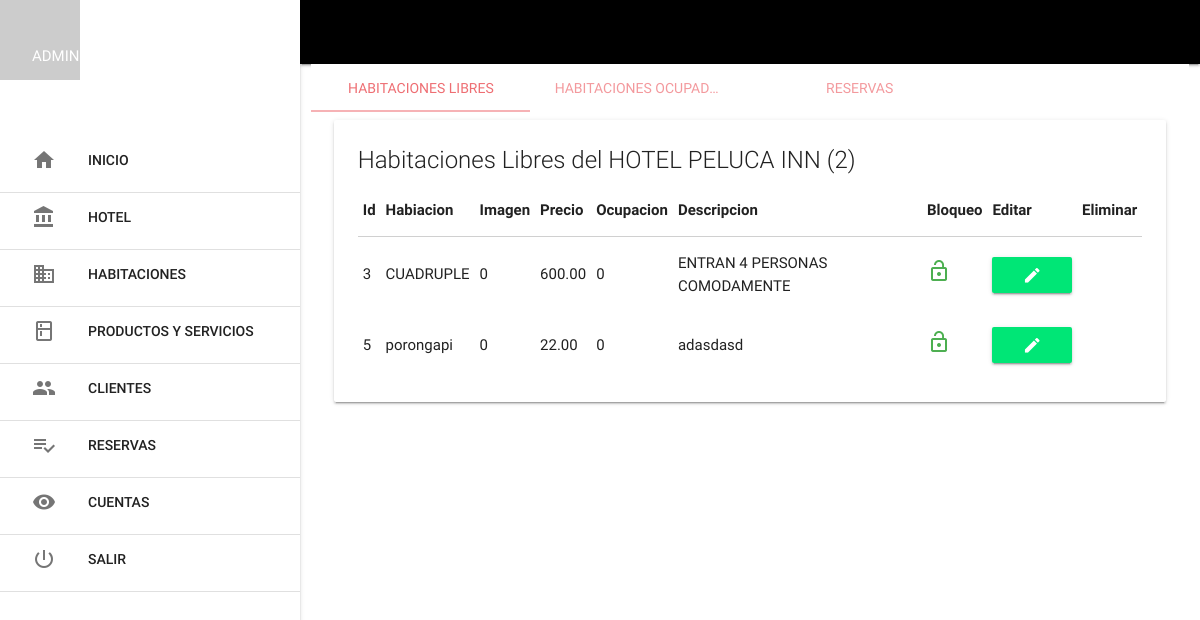
/inicio (signed in), run on the app's committed database.
### tables this page shows
CREATE TABLE IF NOT EXISTS `mlt_habitacion` (
  `hab_id` int(11) NOT NULL AUTO_INCREMENT,
  `hot_id` int(11) DEFAULT NULL,
  `hab_nombre` varchar(50) DEFAULT NULL,
  `hab_imagen` varchar(255) DEFAULT NULL,
  `hab_precio` decimal(8,2) DEFAULT NULL,
  `hab_ocupacion` tinyint(1) DEFAULT NULL,
  `hab_descripcion` text,
  `hab_estado` tinyint(1) DEFAULT NULL,
  PRIMARY KEY (`hab_id`),
  KEY `hot_id` (`hot_id`),
  CONSTRAINT `mlt_habitacion_ibfk_1` FOREIGN KEY (`hot_id`) REFERENCES `mlt_hotel` (`hot_id`)
);

### inicio/index.php (the view, shortened to what this page needs)
<?php include '../extend/header.php'; ?>
<div class="row">
	<div class="col s12">
	<?php
    if($_SESSION['nivel'] == '0')
    {
        $sel = $con->query("SELECT mlt_habitacion.hab_id, mlt_habitacion.hot_id, (select mlt_hotel.hot_nombre from mlt_hotel where hot_id = mlt_habitacion.hot_id) as NombreHotel, mlt_habitacion.hab_nombre, mlt_habitacion.hab_imagen, mlt_habitacion.hab_precio, mlt_habitacion.hab_ocupacion, mlt_habitacion.hab_descripcion, mlt_habitacion.hab_estado FROM mlt_habitacion where mlt_habitacion.hab_ocupacion = 1;");
    }
    else
    {   $hot_id = $_SESSION['hot_id'];
        $sel = $con->query("SELECT mlt_habitacion.hab_id, mlt_habitacion.hot_id, (select mlt_hotel.hot_nombre from mlt_hotel where hot_id = mlt_habitacion.hot_id) as NombreHotel, mlt_habitacion.hab_nombre, mlt_habitacion.hab_imagen, mlt_habitacion.hab_precio, mlt_habitacion.hab_ocupacion, mlt_habitacion.hab_descripcion, mlt_habitacion.hab_estado FROM mlt_habitacion WHERE mlt_habitacion.hot_id = $hot_id and mlt_habitacion.hab_ocupacion = 0;");
    }
            $row = mysqli_num_rows($sel);
    ?>
			<ul id="tabs-swipe-demo" class="tabs">
			    <li class="tab col s3"><a class="active" href="#test-swipe-1">Habitaciones Libres</a></li>
			    <li class="tab col s3"><a href="#test-swipe-2">Habitaciones Ocupadas</a></li>
			    <li class="tab col s3"><a href="#test-swipe-3">Reservas</a></li>
			  </ul>
			  <div id="test-swipe-1" class="col s12 white">
			  		<div class="row">
		            <div class="col s12">
		                    <div class="card">
		                            <div class="card-content">
		                            <?php
		                                if($_SESSION['nivel'] == 0)
		                                {
		                                    echo ('<span class="card-title">Habitaciones Libres ('. $row .') </span>');
		                                }else
		                                {
		                                    $hot_nombre = $_SESSION['hot_nombre'];
		                                    echo ('<span class="card-title">Habitaciones Libres del ' . $hot_nombre . ' ('. $row .') </span>');
		                                }
		                                ?>
		                                    <TABLE>
		                                            <THEAD>
		                                                    <th>Id</th>
		                                                    <th>Habiacion</th>
		                                                    <th>Imagen</th>
		                                                    <th>Precio</th>
		                                                    <th>Ocupacion</th>
		                                                    <th>Descripcion</th>
		                                                    <th>Bloqueo</th>
		                                                    <th>Editar</th>
		                                                    <th>Eliminar</th>
		                                            </THEAD>
		                                            <?php while($f = $sel->fetch_assoc()){ ?>
		                                                    <tr>
		                                                            <td><?php  echo $f['hab_id']?></td>
		                                                            <td><?php echo $f['hab_nombre']?></td>
		                                                            <td><?php echo $f['hab_imagen']?></td>
		                                                            <td><?php echo $f['hab_precio']?></td>
		                                                            <td><?php echo $f['hab_ocupacion']?></td>
		                                                            <td><?php echo $f['hab_descripcion']?></td>
		                                                            <td>
		                                                            <?php if($f['hab_estado'] == 1): ?>
		                                                                    <a href="#"><i class = "material-icons green-text">lock_open</i></a>
		                                                                    <?php else: ?>
		                                                                    <a href="#"><i class = "material-icons red-text">lock_outline</i></a>
		                                                            <?php endif; ?>
		                                                            </td>
		                                                            <td>
		                                                            <?php if($f['hab_estado'] == 1): ?>
		                                                                    <a href="mlt_habitacion_ver.php?id=<?php echo $f['hab_id']; ?>" class="btn green accent-3"><i class = "material-icons">edit</i></a>
		                                                                    <?php else: ?>
		                                                            <?php endif; ?>
		                                                            </td>
		                                                        </tr>
		                                            <?php } ?>
		                                    </TABLE>
		                            </div>
		                    </div>
		            </div>
		    </div>
			  </div>
<?php include '../extend/scripts.php'; ?>
</body>
</html>

### data on the page
mlt_habitacion: hab_id "3", hab_nombre "CUADRUPLE", hab_imagen "0", hab_precio "600.00", hab_ocupacion "0", hab_descripcion "ENTRAN 4 PERSONAS COMODAMENTE", hab_estado 1 (drawn)
mlt_habitacion: hab_id "5", hab_nombre "porongapi", hab_imagen "0", hab_precio "22.00", hab_ocupacion "0", hab_descripcion "adasdasd", hab_estado 1 (drawn)

### other printed values
$_SESSION['nombre'] "ADMINISTRADOR"
$hot_nombre "HOTEL PELUCA INN"
$row "2"
